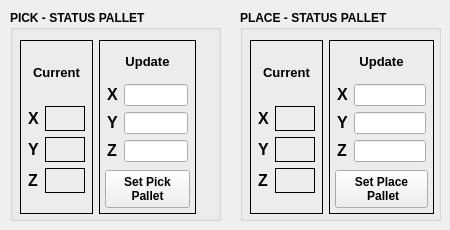
          <widget class="QWidget" name="tab">
           <attribute name="title">
            <string>Status</string>
           </attribute>
           <widget class="QGroupBox" name="groupBox">
            <property name="geometry">
             <rect>
              <x>240</x>
              <y>10</y>
              <width>201</width>
              <height>211</height>
             </rect>
            </property>
            <property name="font">
             <font>
              <weight>75</weight>
              <bold>true</bold>
             </font>
            </property>
            <property name="title">
             <string>PLACE - STATUS PALLET </string>
            </property>
            <widget class="QWidget" name="horizontalLayoutWidget">
             <property name="geometry">
              <rect>
               <x>10</x>
               <y>30</y>
               <width>189</width>
               <height>174</height>
              </rect>
             </property>
             <layout class="QHBoxLayout" name="horizontalLayout_14">
              <property name="rightMargin">
               <number>5</number>
              </property>
              <item>
               <widget class="QFrame" name="verticalFrame_4">
                <property name="frameShape">
                 <enum>QFrame::Box</enum>
                </property>
                <layout class="QVBoxLayout" name="verticalLayout_10">
                 <property name="leftMargin">
                  <number>5</number>
                 </property>
                 <property name="topMargin">
                  <number>5</number>
                 </property>
                 <property name="rightMargin">
                  <number>5</number>
                 </property>
                 <property name="bottomMargin">
                  <number>5</number>
                 </property>
                 <item>
                  <widget class="QLabel" name="label_38">
                   <property name="sizePolicy">
                    <sizepolicy hsizetype="Preferred" vsizetype="Fixed">
                     <horstretch>0</horstretch>
                     <verstretch>0</verstretch>
                    </sizepolicy>
                   </property>
                   <property name="maximumSize">
                    <size>
                     <width>16777215</width>
                     <height>30</height>
                    </size>
                   </property>
                   <property name="font">
                    <font>
                     <pointsize>10</pointsize>
                     <weight>75</weight>
                     <italic>false</italic>
                     <bold>true</bold>
                     <stylestrategy>PreferAntialias</stylestrategy>
                    </font>
                   </property>
                   <property name="text">
                    <string>Current</string>
                   </property>
                   <property name="alignment">
                    <set>Qt::AlignCenter</set>
                   </property>
                  </widget>
                 </item>
                 <item>
                  <layout class="QGridLayout" name="gridLayout_4">
                   <property name="leftMargin">
                    <number>2</number>
                   </property>
                   <property name="topMargin">
                    <number>2</number>
                   </property>
                   <property name="rightMargin">
                    <number>2</number>
                   </property>
                   <property name="bottomMargin">
                    <number>2</number>
                   </property>
                   <item row="1" column="0">
                    <widget class="QLabel" name="label_37">
                     <property name="sizePolicy">
                      <sizepolicy hsizetype="Fixed" vsizetype="Fixed">
                       <horstretch>0</horstretch>
                       <verstretch>0</verstretch>
                      </sizepolicy>
                     </property>
                     <property name="font">
                      <font>
                       <pointsize>12</pointsize>
                       <weight>75</weight>
                       <italic>false</italic>
                       <bold>true</bold>
                       <stylestrategy>PreferAntialias</stylestrategy>
                      </font>
                     </property>
                     <property name="text">
                      <string>Y</string>
                     </property>
                    </widget>
                   </item>
                   <item row="2" column="0">
                    <widget class="QLabel" name="label_35">
                     <property name="sizePolicy">
                      <sizepolicy hsizetype="Fixed" vsizetype="Fixed">
                       <horstretch>0</horstretch>
                       <verstretch>0</verstretch>
                      </sizepolicy>
                     </property>
                     <property name="font">
                      <font>
                       <pointsize>12</pointsize>
                       <weight>75</weight>
                       <italic>false</italic>
                       <bold>true</bold>
                       <stylestrategy>PreferAntialias</stylestrategy>
                      </font>
                     </property>
                     <property name="text">
                      <string>Z</string>
                     </property>
                    </widget>
                   </item>
                   <item row="0" column="0">
                    <widget class="QLabel" name="label_36">
                     <property name="sizePolicy">
                      <sizepolicy hsizetype="Fixed" vsizetype="Fixed">
                       <horstretch>0</horstretch>
                       <verstretch>0</verstretch>
                      </sizepolicy>
                     </property>
                     <property name="font">
                      <font>
                       <pointsize>12</pointsize>
                       <weight>75</weight>
                       <italic>false</italic>
                       <bold>true</bold>
                       <stylestrategy>PreferAntialias</stylestrategy>
                      </font>
                     </property>
                     <property name="text">
                      <string>X</string>
                     </property>
                    </widget>
                   </item>
                   <item row="1" column="1">
                    <widget class="QLabel" name="lblPosCurrentPalletY">
                     <property name="sizePolicy">
                      <sizepolicy hsizetype="Fixed" vsizetype="Minimum">
                       <horstretch>0</horstretch>
                       <verstretch>0</verstretch>
                      </sizepolicy>
                     </property>
                     <property name="minimumSize">
                      <size>
                       <width>40</width>
                       <height>25</height>
                      </size>
                     </property>
                     <property name="baseSize">
                      <size>
                       <width>0</width>
                       <height>0</height>
                      </size>
                     </property>
                     <property name="frameShape">
                      <enum>QFrame::Box</enum>
                     </property>
                     <property name="text">
                      <string/>
                     </property>
                    </widget>
                   </item>
                   <item row="2" column="1">
                    <widget class="QLabel" name="lblPosCurrentPalletZ">
                     <property name="sizePolicy">
                      <sizepolicy hsizetype="Fixed" vsizetype="Minimum">
                       <horstretch>0</horstretch>
                       <verstretch>0</verstretch>
                      </sizepolicy>
                     </property>
                     <property name="minimumSize">
                      <size>
                       <width>40</width>
                       <height>25</height>
                      </size>
                     </property>
                     <property name="baseSize">
                      <size>
                       <width>0</width>
                       <height>0</height>
                      </size>
                     </property>
                     <property name="frameShape">
                      <enum>QFrame::Box</enum>
                     </property>
                     <property name="text">
                      <string/>
                     </property>
                    </widget>
                   </item>
                   <item row="0" column="1">
                    <widget class="QLabel" name="lblPosCurrentPalletX">
                     <property name="sizePolicy">
                      <sizepolicy hsizetype="Fixed" vsizetype="Minimum">
                       <horstretch>0</horstretch>
                       <verstretch>0</verstretch>
                      </sizepolicy>
                     </property>
                     <property name="minimumSize">
                      <size>
                       <width>40</width>
                       <height>25</height>
                      </size>
                     </property>
                     <property name="baseSize">
                      <size>
                       <width>0</width>
                       <height>0</height>
                      </size>
                     </property>
                     <property name="frameShape">
                      <enum>QFrame::Box</enum>
                     </property>
                     <property name="text">
                      <string/>
                     </property>
                    </widget>
                   </item>
                  </layout>
                 </item>
                </layout>
               </widget>
              </item>
              <item>
               <widget class="QFrame" name="verticalFrame_5">
                <property name="frameShape">
                 <enum>QFrame::Box</enum>
                </property>
                <layout class="QVBoxLayout" name="verticalLayout_11">
                 <property name="leftMargin">
                  <number>5</number>
                 </property>
                 <property name="topMargin">
                  <number>5</number>
                 </property>
                 <property name="rightMargin">
                  <number>5</number>
                 </property>
                 <property name="bottomMargin">
                  <number>5</number>
                 </property>
                 <item>
                  <widget class="QLabel" name="label_39">
                   <property name="sizePolicy">
                    <sizepolicy hsizetype="Preferred" vsizetype="Fixed">
                     <horstretch>0</horstretch>
                     <verstretch>0</verstretch>
                    </sizepolicy>
                   </property>
                   <property name="maximumSize">
                    <size>
                     <width>16777215</width>
                     <height>30</height>
                    </size>
                   </property>
                   <property name="font">
                    <font>
                     <pointsize>10</pointsize>
                     <weight>75</weight>
                     <italic>false</italic>
                     <bold>true</bold>
                     <stylestrategy>PreferAntialias</stylestrategy>
                    </font>
                   </property>
                   <property name="text">
                    <string>Update</string>
                   </property>
                   <property name="alignment">
                    <set>Qt::AlignCenter</set>
                   </property>
                  </widget>
                 </item>
                 <item>
                  <layout class="QGridLayout" name="gridLayout_9">
                   <property name="leftMargin">
                    <number>2</number>
                   </property>
                   <property name="topMargin">
                    <number>2</number>
                   </property>
                   <property name="rightMargin">
                    <number>2</number>
                   </property>
                   <property name="bottomMargin">
                    <number>2</number>
                   </property>
                   <item row="2" column="0">
                    <widget class="QLabel" name="label_41">
                     <property name="sizePolicy">
                      <sizepolicy hsizetype="Fixed" vsizetype="Fixed">
                       <horstretch>0</horstretch>
                       <verstretch>0</verstretch>
                      </sizepolicy>
                     </property>
                     <property name="font">
                      <font>
                       <pointsize>12</pointsize>
                       <weight>75</weight>
                       <italic>false</italic>
                       <bold>true</bold>
                       <stylestrategy>PreferAntialias</stylestrategy>
                      </font>
                     </property>
                     <property name="text">
                      <string>Z</string>
                     </property>
                    </widget>
                   </item>
                   <item row="0" column="0">
                    <widget class="QLabel" name="label_42">
                     <property name="sizePolicy">
                      <sizepolicy hsizetype="Fixed" vsizetype="Fixed">
                       <horstretch>0</horstretch>
                       <verstretch>0</verstretch>
                      </sizepolicy>
                     </property>
                     <property name="font">
                      <font>
                       <pointsize>12</pointsize>
                       <weight>75</weight>
                       <italic>false</italic>
                       <bold>true</bold>
                       <stylestrategy>PreferAntialias</stylestrategy>
                      </font>
                     </property>
                     <property name="text">
                      <string>X</string>
                     </property>
                    </widget>
                   </item>
                   <item row="1" column="0">
                    <widget class="QLabel" name="label_40">
                     <property name="sizePolicy">
                      <sizepolicy hsizetype="Fixed" vsizetype="Fixed">
                       <horstretch>0</horstretch>
                       <verstretch>0</verstretch>
                      </sizepolicy>
                     </property>
                     <property name="font">
                      <font>
                       <pointsize>12</pointsize>
                       <weight>75</weight>
                       <italic>false</italic>
                       <bold>true</bold>
                       <stylestrategy>PreferAntialias</stylestrategy>
                      </font>
                     </property>
                     <property name="text">
                      <string>Y</string>
                     </property>
                    </widget>
                   </item>
                   <item row="0" column="1">
                    <widget class="QLineEdit" name="lblPosUpdatePalletX">
                     <property name="maxLength">
                      <number>6</number>
                     </property>
                    </widget>
                   </item>
                   <item row="1" column="1">
                    <widget class="QLineEdit" name="lblPosUpdatePalletY"/>
                   </item>
                   <item row="2" column="1">
                    <widget class="QLineEdit" name="lblPosUpdatePalletZ"/>
                   </item>
                  </layout>
                 </item>
                 <item>
                  <widget class="QPushButton" name="btnUpdatePalletRun">
                   <property name="sizePolicy">
                    <sizepolicy hsizetype="Preferred" vsizetype="Preferred">
                     <horstretch>0</horstretch>
                     <verstretch>0</verstretch>
                    </sizepolicy>
                   </property>
                   <property name="maximumSize">
                    <size>
                     <width>1666</width>
                     <height>50</height>
                    </size>
                   </property>
                   <property name="text">
                    <string>Set Place 
 Pallet</string>
                   </property>
                  </widget>
                 </item>
                </layout>
               </widget>
              </item>
             </layout>
            </widget>
           </widget>
           <widget class="QGroupBox" name="groupBox_2">
            <property name="geometry">
             <rect>
              <x>10</x>
              <y>10</y>
              <width>211</width>
              <height>211</height>
             </rect>
            </property>
            <property name="font">
             <font>
              <weight>75</weight>
              <bold>true</bold>
             </font>
            </property>
            <property name="title">
             <string>PICK - STATUS PALLET </string>
            </property>
            <widget class="QWidget" name="horizontalLayoutWidget_2">
             <property name="geometry">
              <rect>
               <x>10</x>
               <y>30</y>
               <width>181</width>
               <height>174</height>
              </rect>
             </property>
             <layout class="QHBoxLayout" name="horizontalLayout_15">
              <property name="rightMargin">
               <number>5</number>
              </property>
              <item>
               <widget class="QFrame" name="verticalFrame_8">
                <property name="frameShape">
                 <enum>QFrame::Box</enum>
                </property>
                <layout class="QVBoxLayout" name="verticalLayout_14">
                 <property name="leftMargin">
                  <number>5</number>
                 </property>
                 <property name="topMargin">
                  <number>5</number>
                 </property>
                 <property name="rightMargin">
                  <number>5</number>
                 </property>
                 <property name="bottomMargin">
                  <number>5</number>
                 </property>
                 <item>
                  <widget class="QLabel" name="label_54">
                   <property name="sizePolicy">
                    <sizepolicy hsizetype="Preferred" vsizetype="Fixed">
                     <horstretch>0</horstretch>
                     <verstretch>0</verstretch>
                    </sizepolicy>
                   </property>
                   <property name="maximumSize">
                    <size>
                     <width>16777215</width>
                     <height>30</height>
                    </size>
                   </property>
                   <property name="font">
                    <font>
                     <pointsize>10</pointsize>
                     <weight>75</weight>
                     <italic>false</italic>
                     <bold>true</bold>
                     <stylestrategy>PreferAntialias</stylestrategy>
                    </font>
                   </property>
                   <property name="text">
                    <string>Current</string>
                   </property>
                   <property name="alignment">
                    <set>Qt::AlignCenter</set>
                   </property>
                  </widget>
                 </item>
                 <item>
                  <layout class="QGridLayout" name="gridLayout_5">
                   <property name="leftMargin">
                    <number>2</number>
                   </property>
                   <property name="topMargin">
                    <number>2</number>
                   </property>
                   <property name="rightMargin">
                    <number>2</number>
                   </property>
                   <property name="bottomMargin">
                    <number>2</number>
                   </property>
                   <item row="1" column="0">
                    <widget class="QLabel" name="label_55">
                     <property name="sizePolicy">
                      <sizepolicy hsizetype="Fixed" vsizetype="Fixed">
                       <horstretch>0</horstretch>
                       <verstretch>0</verstretch>
                      </sizepolicy>
                     </property>
                     <property name="font">
                      <font>
                       <pointsize>12</pointsize>
                       <weight>75</weight>
                       <italic>false</italic>
                       <bold>true</bold>
                       <stylestrategy>PreferAntialias</stylestrategy>
                      </font>
                     </property>
                     <property name="text">
                      <string>Y</string>
                     </property>
                    </widget>
                   </item>
                   <item row="2" column="0">
                    <widget class="QLabel" name="label_56">
                     <property name="sizePolicy">
                      <sizepolicy hsizetype="Fixed" vsizetype="Fixed">
                       <horstretch>0</horstretch>
                       <verstretch>0</verstretch>
                      </sizepolicy>
                     </property>
                     <property name="font">
                      <font>
                       <pointsize>12</pointsize>
                       <weight>75</weight>
                       <italic>false</italic>
                       <bold>true</bold>
                       <stylestrategy>PreferAntialias</stylestrategy>
                      </font>
                     </property>
                     <property name="text">
                      <string>Z</string>
                     </property>
                    </widget>
                   </item>
                   <item row="0" column="0">
                    <widget class="QLabel" name="label_57">
                     <property name="sizePolicy">
                      <sizepolicy hsizetype="Fixed" vsizetype="Fixed">
                       <horstretch>0</horstretch>
                       <verstretch>0</verstretch>
                      </sizepolicy>
                     </property>
                     <property name="font">
                      <font>
                       <pointsize>12</pointsize>
                       <weight>75</weight>
                       <italic>false</italic>
                       <bold>true</bold>
                       <stylestrategy>PreferAntialias</stylestrategy>
                      </font>
                     </property>
                     <property name="text">
                      <string>X</string>
                     </property>
                    </widget>
                   </item>
                   <item row="1" column="1">
                    <widget class="QLabel" name="lblPosCurrentPalletpickY">
                     <property name="sizePolicy">
                      <sizepolicy hsizetype="Fixed" vsizetype="Minimum">
                       <horstretch>0</horstretch>
                       <verstretch>0</verstretch>
                      </sizepolicy>
                     </property>
                     <property name="minimumSize">
                      <size>
                       <width>40</width>
                       <height>25</height>
                      </size>
                     </property>
                     <property name="baseSize">
                      <size>
                       <width>0</width>
                       <height>0</height>
                      </size>
                     </property>
                     <property name="frameShape">
                      <enum>QFrame::Box</enum>
                     </property>
                     <property name="text">
                      <string/>
                     </property>
                    </widget>
                   </item>
                   <item row="2" column="1">
                    <widget class="QLabel" name="lblPosCurrentPalletpickZ">
                     <property name="sizePolicy">
                      <sizepolicy hsizetype="Fixed" vsizetype="Minimum">
                       <horstretch>0</horstretch>
                       <verstretch>0</verstretch>
                      </sizepolicy>
                     </property>
                     <property name="minimumSize">
                      <size>
                       <width>40</width>
                       <height>25</height>
                      </size>
                     </property>
                     <property name="baseSize">
                      <size>
                       <width>0</width>
                       <height>0</height>
                      </size>
                     </property>
                     <property name="frameShape">
                      <enum>QFrame::Box</enum>
                     </property>
                     <property name="text">
                      <string/>
                     </property>
                    </widget>
                   </item>
                   <item row="0" column="1">
                    <widget class="QLabel" name="lblPosCurrentPalletpickX">
                     <property name="sizePolicy">
                      <sizepolicy hsizetype="Fixed" vsizetype="Minimum">
                       <horstretch>0</horstretch>
                       <verstretch>0</verstretch>
                      </sizepolicy>
                     </property>
                     <property name="minimumSize">
                      <size>
                       <width>40</width>
                       <height>25</height>
                      </size>
                     </property>
                     <property name="baseSize">
                      <size>
                       <width>0</width>
                       <height>0</height>
                      </size>
                     </property>
                     <property name="frameShape">
                      <enum>QFrame::Box</enum>
                     </property>
                     <property name="text">
                      <string/>
                     </property>
                    </widget>
                   </item>
                  </layout>
                 </item>
                </layout>
               </widget>
              </item>
              <item>
               <widget class="QFrame" name="verticalFrame_9">
                <property name="frameShape">
                 <enum>QFrame::Box</enum>
                </property>
                <layout class="QVBoxLayout" name="verticalLayout_15">
                 <property name="leftMargin">
                  <number>5</number>
                 </property>
                 <property name="topMargin">
                  <number>5</number>
                 </property>
                 <property name="rightMargin">
                  <number>5</number>
                 </property>
                 <property name="bottomMargin">
                  <number>5</number>
                 </property>
                 <item>
                  <widget class="QLabel" name="label_58">
                   <property name="sizePolicy">
                    <sizepolicy hsizetype="Preferred" vsizetype="Fixed">
                     <horstretch>0</horstretch>
                     <verstretch>0</verstretch>
                    </sizepolicy>
                   </property>
                   <property name="maximumSize">
                    <size>
                     <width>16777215</width>
                     <height>30</height>
                    </size>
                   </property>
                   <property name="font">
                    <font>
                     <pointsize>10</pointsize>
                     <weight>75</weight>
                     <italic>false</italic>
                     <bold>true</bold>
                     <stylestrategy>PreferAntialias</stylestrategy>
                    </font>
                   </property>
                   <property name="text">
                    <string>Update</string>
                   </property>
                   <property name="alignment">
                    <set>Qt::AlignCenter</set>
                   </property>
                  </widget>
                 </item>
                 <item>
                  <layout class="QGridLayout" name="gridLayout_14">
                   <property name="leftMargin">
                    <number>2</number>
                   </property>
                   <property name="topMargin">
                    <number>2</number>
                   </property>
                   <property name="rightMargin">
                    <number>2</number>
                   </property>
                   <property name="bottomMargin">
                    <number>2</number>
                   </property>
                   <item row="2" column="0">
                    <widget class="QLabel" name="label_59">
                     <property name="sizePolicy">
                      <sizepolicy hsizetype="Fixed" vsizetype="Fixed">
                       <horstretch>0</horstretch>
                       <verstretch>0</verstretch>
                      </sizepolicy>
                     </property>
                     <property name="font">
                      <font>
                       <pointsize>12</pointsize>
                       <weight>75</weight>
                       <italic>false</italic>
                       <bold>true</bold>
                       <stylestrategy>PreferAntialias</stylestrategy>
                      </font>
                     </property>
                     <property name="text">
                      <string>Z</string>
                     </property>
                    </widget>
                   </item>
                   <item row="0" column="0">
                    <widget class="QLabel" name="label_60">
                     <property name="sizePolicy">
                      <sizepolicy hsizetype="Fixed" vsizetype="Fixed">
                       <horstretch>0</horstretch>
                       <verstretch>0</verstretch>
                      </sizepolicy>
                     </property>
                     <property name="font">
                      <font>
                       <pointsize>12</pointsize>
                       <weight>75</weight>
                       <italic>false</italic>
                       <bold>true</bold>
                       <stylestrategy>PreferAntialias</stylestrategy>
                      </font>
                     </property>
                     <property name="text">
                      <string>X</string>
                     </property>
                    </widget>
                   </item>
                   <item row="1" column="0">
                    <widget class="QLabel" name="label_61">
                     <property name="sizePolicy">
                      <sizepolicy hsizetype="Fixed" vsizetype="Fixed">
                       <horstretch>0</horstretch>
                       <verstretch>0</verstretch>
                      </sizepolicy>
                     </property>
                     <property name="font">
                      <font>
                       <pointsize>12</pointsize>
                       <weight>75</weight>
                       <italic>false</italic>
                       <bold>true</bold>
                       <stylestrategy>PreferAntialias</stylestrategy>
                      </font>
                     </property>
                     <property name="text">
                      <string>Y</string>
                     </property>
                    </widget>
                   </item>
                   <item row="0" column="1">
                    <widget class="QLineEdit" name="lblPosUpdatePalletpickX">
                     <property name="maxLength">
                      <number>6</number>
                     </property>
                    </widget>
                   </item>
                   <item row="1" column="1">
                    <widget class="QLineEdit" name="lblPosUpdatePalletpickY"/>
                   </item>
                   <item row="2" column="1">
                    <widget class="QLineEdit" name="lblPosUpdatePalletpickZ"/>
                   </item>
                  </layout>
                 </item>
                 <item>
                  <widget class="QPushButton" name="btnUpdatePalletPickRun">
                   <property name="sizePolicy">
                    <sizepolicy hsizetype="Preferred" vsizetype="Preferred">
                     <horstretch>0</horstretch>
                     <verstretch>0</verstretch>
                    </sizepolicy>
                   </property>
                   <property name="maximumSize">
                    <size>
                     <width>1666</width>
                     <height>50</height>
                    </size>
                   </property>
                   <property name="text">
                    <string>Set Pick
Pallet</string>
                   </property>
                  </widget>
                 </item>
                </layout>
               </widget>
              </item>
             </layout>
            </widget>
           </widget>
          </widget>
